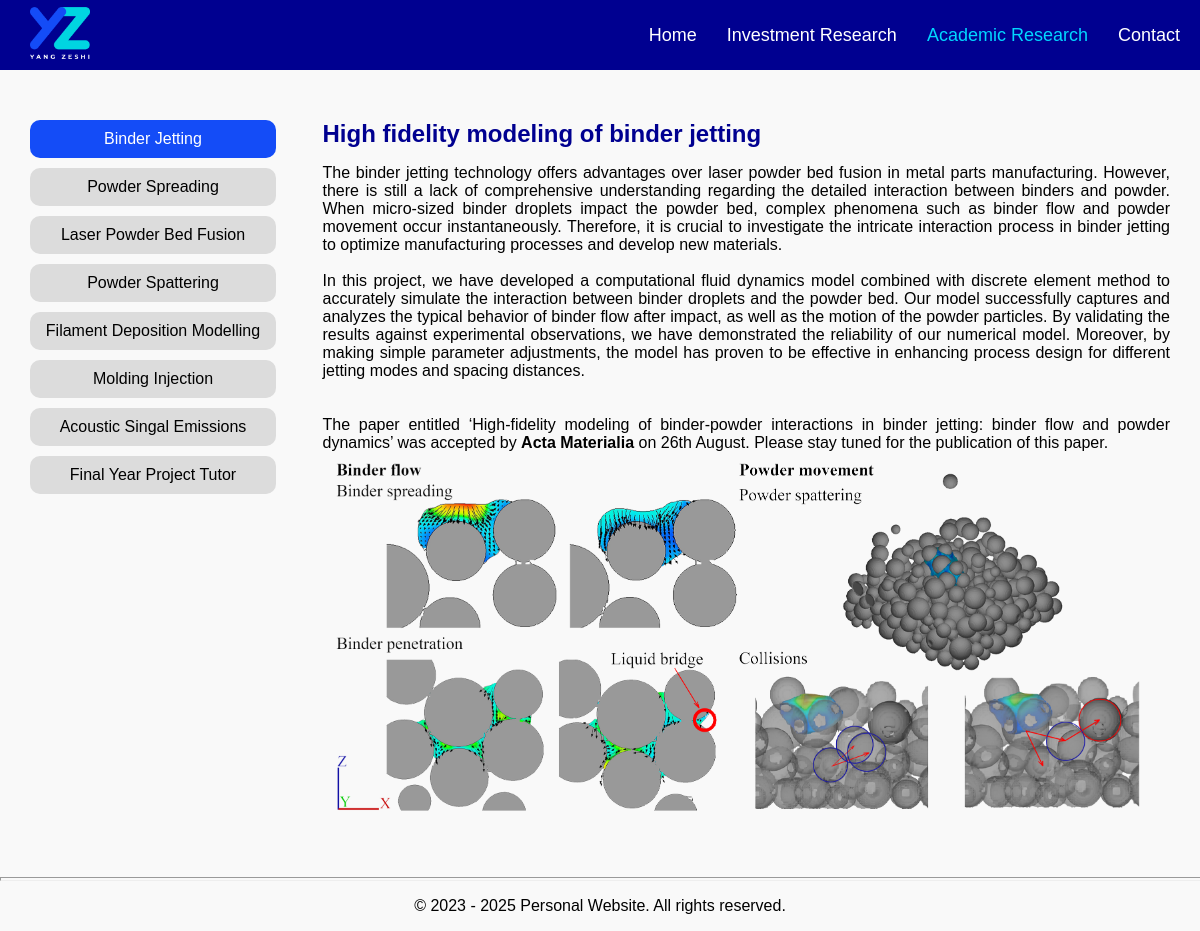
The page /academic_research/1 on the database its author committed.
### tables this page shows
CREATE TABLE "research_projects" (
    id INTEGER PRIMARY KEY AUTOINCREMENT,
    title TEXT NOT NULL,
    content TEXT NOT NULL
, full_title text);

### app.py (the view)
@app.route('/academic_research/<int:intro_id>')
def show_intro_1(intro_id):
    db = get_db()
    cursor = db.execute('SELECT * FROM research_projects')
    intros = cursor.fetchall()
    session['intro_id'] = intro_id
    image_src = [url_for('static', filename=f'images/research/{intro_id}.png')]
    file_path = image_src[0].lstrip('/')
    if os.path.exists(file_path)==False:
        image_src=['']
    return render_template('/research projects/research_projects.html',intro=intros[intro_id-1],image_srcs=image_src)

### app.py (called while the page is built)
def get_db():
    if 'db' not in g:
        g.db = sqlite3.connect(
            current_app.config['DATABASE'],
            detect_types=sqlite3.PARSE_DECLTYPES
        )
        g.db.row_factory = sqlite3.Row
    return g.db

@app.teardown_appcontext
def close_connection(exception):
    db = getattr(g, '_database', None)
    if db is not None:
        db.close()

@app.context_processor
def inject_intros():
    db = get_db()
    research_cursor = db.execute('SELECT * FROM research_projects')
    research_intros = research_cursor.fetchall()
    programming_cursor = db.execute('SELECT * FROM programming_projects')
    programming_intros = programming_cursor.fetchall()
    intro_id = session.get('intro_id')
    return dict(research_intros=research_intros, programming_intros=programming_intros, intro_id=intro_id)

### templates/research projects/research_projects.html (shortened to what this page needs)
<!DOCTYPE html>
{% extends 'base.html' %}
{% block content %}
<html>
<head>
    <link rel="stylesheet" type="text/css" href="{{ url_for('static', filename='styles/main.css') }}">
</head>
<body>
  <div class="grid-container">
    <div class="grid1">
      {% include 'research projects/project_tree.html' %}
    </div>
    <div class="grid2">
      <div class="wrapper">
        <div class="section">
          <h2>{{ intro['full_title'] }}</h2>
          <p style="white-space: pre-line;text-align: justify;">{{ intro['content'] | safe }}</p>
          {% for image_src in image_srcs %}
          <img class="fit-picture" src="{{ image_src }}" style="display: block;margin: 0 auto;width: auto;">
          {% endfor %}
        </div>
      </div>
    </div>
  </div>
        <hr>
  </body>
</html>
{% endblock %}

### templates/research projects/project_tree.html
<link rel="stylesheet" type="text/css" href="{{ url_for('static', filename='styles/main.css') }}">
<div class="project-list" style="grid-template-columns: 0.8fr; margin-top: 20px; justify-content: start;">
  {% for intro in research_intros %}
      <a href="{{ url_for('show_intro_1', intro_id=intro['id']) }}" class="widget {% if intro['id'] == intro_id %}highlight{% endif %}">{{ intro['title'] }}</a>
  {% endfor %}
</div>

### static/styles/base.css (style rules this page uses)
.widget { margin-left: 0px; padding: 5px 10px; text-decoration: none; color: rgb(255, 255, 255); }

### static/styles/main.css (style rules this page uses)
body { font-family: Arial, sans-serif; margin: 0px; background-color: #f9f9f9; padding-top: 0px; margin-top: 0; }
.section { margin-bottom: 30px; text-align: left; }
.section h2 { color: rgb(0 0 144); margin-bottom: 10px; text-align: left; }
.section p { margin-bottom: 5px; }
hr { color: blue; height: 2px; width: 100%; margin-left: auto; margin-right: auto; }
.fit-picture { max-width: 100%; max-height: 100%; width: 40%; height: auto; }
.project-list { display: grid; grid-template-columns: 1fr 1fr 1fr; text-align: center; grid-gap: 20px 0px; }
.grid-container { display: grid; grid-template-columns: 1fr 3fr; grid-gap: 0px 10px; margin: 30px; align-content: center; }
div.project-list { gap: 20px; place-items: start; }
div.project-list a.widget { display: flex; align-items: center; justify-content:center; border-radius: 10px; background-color: rgb(220, 220, 220); color: #000000; height: 100%; width: 100%; }
div.project-list a.widget.highlight { background-color: rgb(20, 76, 247); color: #ffffff; }

### rows shown on the page
research_projects: title "Binder Jetting", full_title "High fidelity modeling of binder jetting", content "The binder jetting technology offers advantages over laser powder bed fusion in metal parts manufacturing. However, there is still a lack of comprehensive understanding regarding the detailed interaction between binders and powder. When micro-sized binder droplets impact the powder bed, complex phenomena such as binder flow and powder movement occur instantaneously. Therefore, it is crucial to investigate the intricate interaction process in binder jetting to optimize manufacturing processes and develop new materials. In this project, we have developed a computational fluid dynamics model combined with discrete element method to accurately simulate the interaction between binder droplets…"
research_projects: title "Powder Spreading"
research_projects: title "Laser Powder Bed Fusion"
research_projects: title "Powder Spattering"
research_projects: title "Filament Deposition Modelling"
research_projects: title "Molding Injection"
research_projects: title "Acoustic Singal Emissions"
research_projects: title "Final Year Project Tutor"
